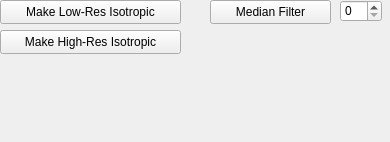
<?xml version="1.0" encoding="UTF-8"?>
<ui version="4.0">
 <class>PreProcessPanelWidget</class>
 <widget class="QWidget" name="PreProcessPanelWidget">
  <property name="geometry">
   <rect>
    <x>0</x>
    <y>0</y>
    <width>390</width>
    <height>142</height>
   </rect>
  </property>
  <property name="windowTitle">
   <string>Form</string>
  </property>
  <widget class="QPushButton" name="preprocLowResIsoButton">
   <property name="geometry">
    <rect>
     <x>0</x>
     <y>0</y>
     <width>181</width>
     <height>24</height>
    </rect>
   </property>
   <property name="text">
    <string>Make Low-Res Isotropic</string>
   </property>
  </widget>
  <widget class="QPushButton" name="preprocMedianFilterButton">
   <property name="geometry">
    <rect>
     <x>210</x>
     <y>0</y>
     <width>121</width>
     <height>24</height>
    </rect>
   </property>
   <property name="text">
    <string>Median Filter</string>
   </property>
  </widget>
  <widget class="QPushButton" name="preprocHighResIsoButton">
   <property name="geometry">
    <rect>
     <x>0</x>
     <y>30</y>
     <width>181</width>
     <height>24</height>
    </rect>
   </property>
   <property name="text">
    <string>Make High-Res Isotropic</string>
   </property>
  </widget>
  <widget class="QSpinBox" name="preprocMedianRadiusBox">
   <property name="geometry">
    <rect>
     <x>340</x>
     <y>0</y>
     <width>42</width>
     <height>22</height>
    </rect>
   </property>
  </widget>
 </widget>
 <resources/>
 <connections/>
</ui>
